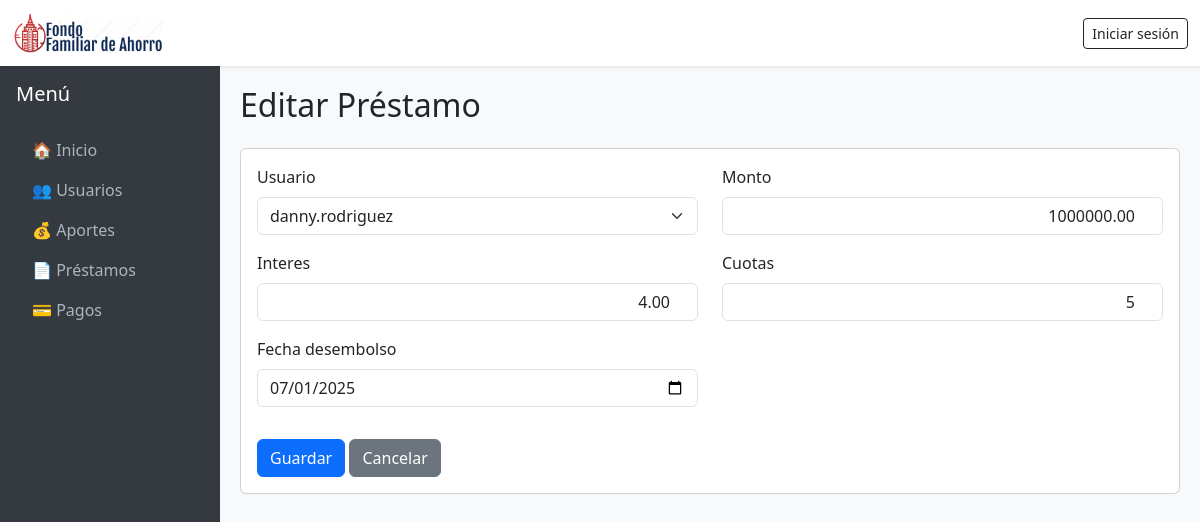
The page /dashboard/prestamos/1/update/ on the database its author committed.
### fonar/models.py (models this page shows, shortened)
class Prestamo(models.Model):
    usuario = models.ForeignKey('Usuario', on_delete=models.CASCADE)
    monto = models.DecimalField(max_digits=12, decimal_places=2)
    interes = models.DecimalField(max_digits=5, decimal_places=2)  # tasa mensual
    cuotas = models.IntegerField(default=1)
    fecha_desembolso = models.DateField()
    fecha_creacion = models.DateTimeField(default=timezone.now)

### dashboard/views/prestamo_views.py (the view, shortened to what this page needs)
# urls.py: path("prestamos/<int:pk>/update/", prestamo_views.PrestamoUpdateView.as_view(), name="prestamos-update"),
class PrestamoUpdateView(UpdateView):
    model = Prestamo
    form_class = PrestamoForm
    template_name = "dashboard/prestamos/form.html"
    success_url = reverse_lazy("dashboard:prestamos-list")

### dashboard/forms.py
class PrestamoForm(forms.ModelForm):
    class Meta:
        model = Prestamo
        fields = ["usuario", "monto", "interes", "cuotas", "fecha_desembolso"]
        widgets = {
            "usuario": forms.Select(attrs={"class": "form-select"}),
            "monto": forms.NumberInput(attrs={"class": "form-control text-end", "step": "0.01"}),
            "interes": forms.NumberInput(attrs={"class": "form-control text-end", "step": "0.01"}),
            "cuotas": forms.NumberInput(attrs={"class": "form-control text-end"}),
            "fecha_desembolso": forms.DateInput(
                format="%Y-%m-%d",
                attrs={"type": "date", "class": "form-control"}
            ),
        }
    def __init__(self, *args, **kwargs):
        super().__init__(*args, **kwargs)
        self.fields["fecha_desembolso"].input_formats = ["%Y-%m-%d"]

### fonar/models.py (called while the page is built)
    def __str__(self):
        return self.username

### dashboard/templates/dashboard/prestamos/form.html (shortened to what this page needs)
{% extends "dashboard/base.html" %}
{% block content %}
<h2 class="mb-4">{% if object %}Editar{% else %}Registrar{% endif %} Préstamo</h2>
<div class="card">
    <div class="card-body">
        <form method="post">
            <div class="row mb-3">
                {% for field in form %}
                    <div class="col-md-6 mb-3">
                        <label class="form-label">{{ field.label }}</label>
                        {{ field }}
                    </div>
                {% endfor %}
            </div>
            <button type="submit" class="btn btn-primary">Guardar</button>
            <a href="{% url 'dashboard:prestamos-list' %}" class="btn btn-secondary">Cancelar</a>
        </form>
    </div>
</div>
{% endblock %}

### dashboard/templates/dashboard/base.html (style rules this page uses)
body { min-height: 100vh; display: flex; flex-direction: column; }

### rows shown on the page
Prestamo: form "danny.rodriguez" "1000000.00" "4.00" "5" "07/01/2025"

### other values the page prints
{{ field.label }} "Usuario" "Monto" "Interes" "Cuotas" "Fecha desembolso"
